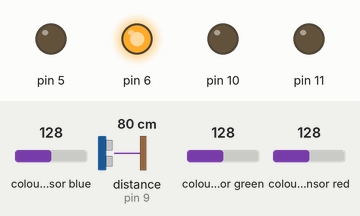
Recording of a sketch running on a simulated Arduino Uno, built with avr-gcc and run on an emulated ATmega328P. On the bench: output pins drawn as LEDs (lit = HIGH). Wiring (inferred from the names in the program): TCS3200 colour sensor: output A5; S2 A2; S3 A3; S0 A0; S1 A1. The test bench sets the inputs (shaded band); at power-on: distance to the obstacle (sensor on pin 9) 80 cm, colour sensor red 128, colour sensor blue 128, colour sensor green 128. The echo pulse lasts 58.3 µs per cm; pins used as bus, display or sensor lines are not drawn.

Above: at 1.2 s.
1.3 s: distance to the obstacle (sensor on pin 9) set to 13 cm
2.8 s: distance to the obstacle (sensor on pin 9) set to 10 cm
At 3.8 s:
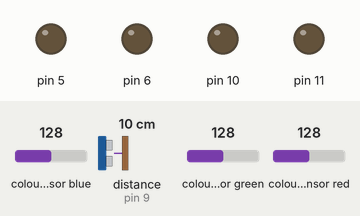
4.3 s: distance to the obstacle (sensor on pin 9) set to 18 cm
At 5.1 s:
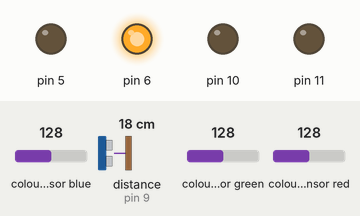
5.8 s: colour sensor red set to 136
At 8.0 s:
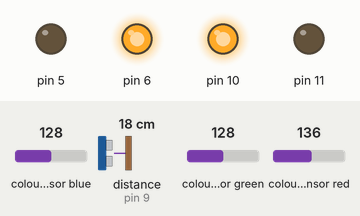
8.3 s: colour sensor blue set to 250
At 9.2 s:
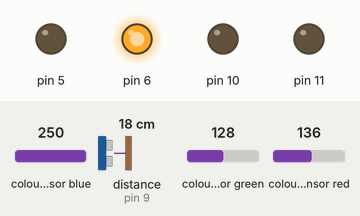
Timing chart, 0 to 11.3 s (numbered marks = the images above; inputs shaded):
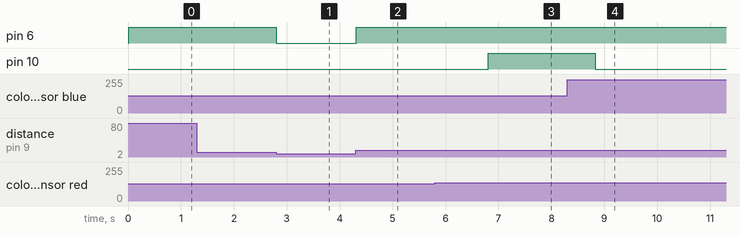

The sketch:

alex_7.ino
```cpp
//robot 14

#define S0 A0
#define S1 A1
#define S2 A2
#define S3 A3
#define ColorSensor A5

int lux, r, g, b;
int t, d;

void back() {
analogWrite(5, 255);
analogWrite(6, 0);
analogWrite(10, 0);
analogWrite(11, 255);
}
void forward(){
analogWrite(5, 0);
analogWrite(6, 255);

analogWrite(10, 255);
analogWrite(11, 0);
}
void stop(){
analogWrite(5, 0);
analogWrite(6, 0);
analogWrite(10, 0);
analogWrite(11, 0);
}
void rightAround(){
analogWrite(5, 255);
analogWrite(6, 0);
analogWrite(10, 255);
analogWrite(11,0);
}
void leftAround(){
analogWrite(5, 0);
analogWrite(6, 255);
analogWrite(10, 0);
analogWrite(11,255);
}
void left() {
  analogWrite(5, 0);
analogWrite(6, 0);
analogWrite(10, 255);
analogWrite(11,0);
}
void right() {
  analogWrite(5, 0);
analogWrite(6, 255);
analogWrite(10, 0);
analogWrite(11,0);
}


void setup() {
Serial.begin(9600);
  // put your setup code here, to run once:
  //Motor A
pinMode(5, OUTPUT);
pinMode(6, OUTPUT);
//Motor B
pinMode(10, OUTPUT);
pinMode(11, OUTPUT);
//color

pinMode(S0, OUTPUT);
pinMode(S1, OUTPUT);
pinMode(S2, OUTPUT);
pinMode(S3, OUTPUT);
pinMode(ColorSensor, INPUT);
pinMode(8, OUTPUT);
pinMode(9, INPUT);
digitalWrite(S0, 0);
digitalWrite(S1, 1);
}

void loop() {
  //black()
digitalWrite(S2, 1);
digitalWrite(S3, 0);
lux = pulseIn(ColorSensor, HIGH);
//red
digitalWrite(S2, 0);
digitalWrite(S3, 0);
r = pulseIn(ColorSensor, HIGH);
//green
digitalWrite(S2, 1);
digitalWrite(S3, 1);
g = pulseIn(ColorSensor, HIGH);
//blue
digitalWrite(S2, 0);
digitalWrite(S3, 1);
b = pulseIn(ColorSensor, HIGH);
us();

//print
if(d <= 10) {
  stop();
}
else if(r < g && r < b) {
delay(1000);
forward();
}
else if(lux <= 700) {
  right();
}
else if(lux >= 1300) {
  left();
}
else {
forward();
}
// Serial.print("L: ");
// Serial.println(lux);
// Serial.print("r: ");
// Serial.println(r);
// Serial.print("g: ");
// Serial.println(g);
// Serial.print("b: ");
// Serial.println(b);
// delay(10000);
}

int us() {
digitalWrite(8, LOW);
delayMicroseconds(20);
digitalWrite(8, HIGH);
delayMicroseconds(20);
digitalWrite(8, LOW);
t = pulseIn(9, HIGH);
d = t*0.034/2;
delay(4);
return d;
}
```

Measured:
- the behaviour switches between 12 and 11 cm on distance to the obstacle (sensor on pin 9) (found by bisection; images 0 and 1)
- the behaviour switches between 131 and 132 on colour sensor red (found by bisection; images 2 and 3)
- after the input at 1.3 s, every drawn part: stays the same
- after the input at 2.8 s, pin 6: HIGH → LOW at once
- after the input at 4.3 s, pin 6: LOW → HIGH at once
- after the input at 5.8 s, pin 10: LOW → HIGH after 1.0 s
- after the input at 8.3 s, pin 10: HIGH → LOW after 0.53 s
